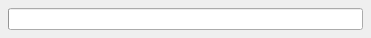
<?xml version="1.0" encoding="UTF-8"?>
<ui version="4.0">
  <class>WaitForm</class>
  <widget class="QDialog" name="WaitForm">
    <property name="geometry"><rect><x>0</x><y>0</y><width>371</width><height>37</height></rect></property>
    <property name="windowTitle"><string>Please wait</string></property>
    <property name="vclBorderStyle" stdset="0"><string notr="true">bsSingle</string></property>
    <property name="vclPosition" stdset="0"><string notr="true">poOwnerFormCenter</string></property>
    <property name="vclBorderIcons" stdset="0"><string notr="true" /></property>
    <property name="vclDesignWidth" stdset="0"><number>371</number></property>
    <property name="vclDesignHeight" stdset="0"><number>37</number></property>
    <layout class="QGridLayout" name="WaitForm_Layout" columnstretch="0,1">
      <property name="leftMargin"><number>8</number></property>
      <property name="topMargin"><number>8</number></property>
      <property name="rightMargin"><number>8</number></property>
      <property name="bottomMargin"><number>8</number></property>
      <property name="horizontalSpacing"><number>8</number></property>
      <property name="verticalSpacing"><number>4</number></property>
      <item row="0" column="0" colspan="2">
        <widget class="QProgressBar" name="ProgressBar">
          <property name="minimum"><number>0</number></property>
          <property name="maximum"><number>100</number></property>
          <property name="value"><number>0</number></property>
          <property name="textVisible"><bool>false</bool></property>
        </widget>
      </item>
      <item row="0" column="1">
        <spacer name="WaitForm_Layout_HFill">
          <property name="orientation"><enum>Qt::Horizontal</enum></property>
          <property name="sizeHint" stdset="0"><size><width>0</width><height>0</height></size></property>
        </spacer>
      </item>
      <item row="1" column="0">
        <spacer name="WaitForm_VFill">
          <property name="orientation"><enum>Qt::Vertical</enum></property>
          <property name="sizeHint" stdset="0"><size><width>0</width><height>0</height></size></property>
        </spacer>
      </item>
    </layout>
  </widget>
  <resources>
    <include location="../../resources/dfend.qrc" />
  </resources>
  <connections />
</ui>
